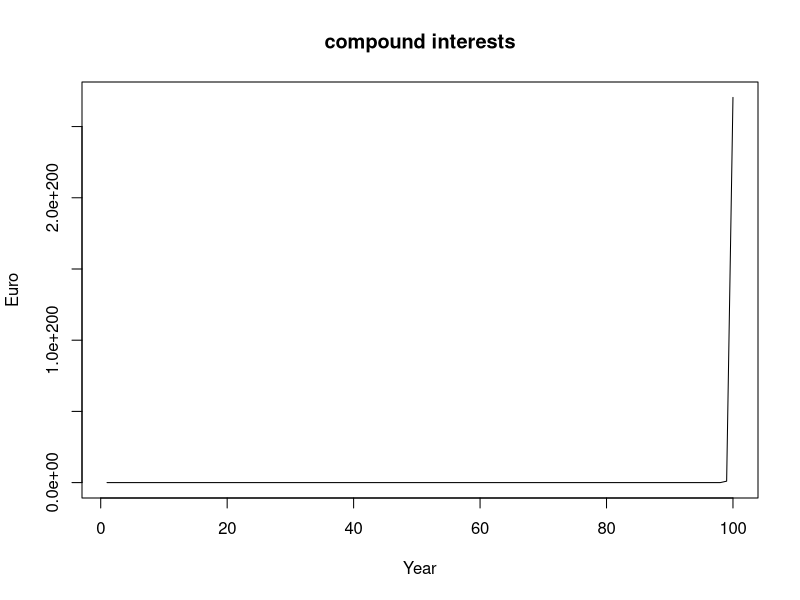
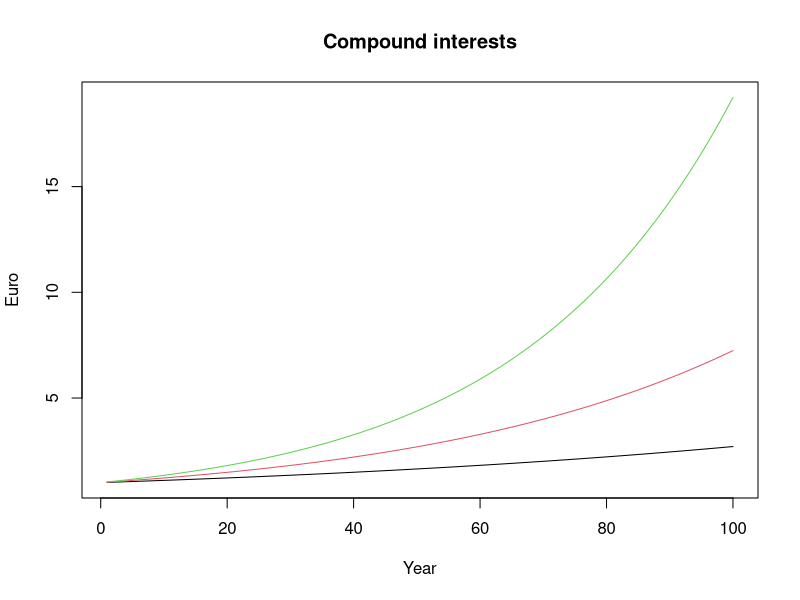

These figures' R source, in order:
2+2

sqrt(25)

exp(0)

log(1)

x<-15
x

rm(x)

x<-c(1,2,3)
x
is.vector(x)

ls()

rm(list=ls())

a<-1:10
a

b<-seq(from=1, to=10, by=1)

set.seed(1234)
rnorm(n=10, mean=0, sd=1)

length(seq(from=1, to=10, by=0.1))

min(rnorm(n=100, mean=0, sd=10))       

max(rnorm(n=100, mean=0, sd=10))       

5^2

100>=100

99>100

2+2==4

99!=100

!(1==1)

(1==1) | (2==3)

(1==1) & (2==3)

a<-c(1,2)
b<-c(1,2,3,4,5,6)
a+b

x <- vector(mode="numeric", length=100)
is.vector(x)

y <- 50 
y

x<-10 
y<-2
if (x<=y){
  print("x is smaller or equal y")
} else {
  print("x is larger than y")
}

x<-rnorm(10,0,1)
ifelse(x<=0, "x is smaller or equal zero","x is larger than zero")

x<-1:5
for(i in x){
  print("Hello")
}

x<-c("Monday", "Tuesday","Wednesday","Thursday", "Friday")
for (i in x) {
  print("Hello")
}

x <-1:5 
for(i in x){
  print(i^2)
}

x<-c("Monday", "Tuesday", "Wednesday", "Thursday", "Friday")
for (i in x){
  print(paste("Today is", i))
}

#Formula 
#A = P(1+r)^t
years <- 100 
A<-numeric(length=years)
r<-0.01
P<-1
for(t in 1:years){
  A[t] <- P*(1+t)^t
}
P*(1+r)^(1:years)

plot(x=1:years, y=A, xlim= c(1, years), ylim= c(1, max(A)), type="l", 
     col="black", main="compound interests", xlab="Year", ylab= "Euro")

years<-100 
r <- c(0.01, 0.02, 0.03)
A <- matrix(nrow = years, ncol = length(r), byrow = TRUE)
P <- 1
for(t in 1:years){
  for(s in 1:length(r)){
    A[t,s]<- P*(1+r[s])^t
  }
}
plot(NULL,
     xlim = c(1, nrow(A)), 
     ylim = c(1, max(A)), 
     main = "Compound interests", 
     xlab = "Year", 
     ylab = "Euro")
for (l in 1:ncol(A)){
  lines(A[,l], type = "l", col = l)
}
